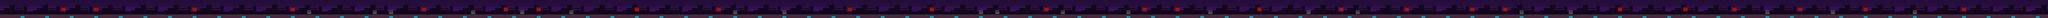

The image is a tile-based game level rendered from a .tmx file. Its description and source (layers, tilesets, objects; grid data summarised) follow:
An orthogonal 1000x9 tile map with 16x16 px tiles, 3 tile layers (Background, Floor, Obstacles), 3 tilesets and 84 objects.

<map version="1.2" tiledversion="1.3.2" orientation="orthogonal" renderorder="right-down" compressionlevel="0" width="1000" height="9" tilewidth="16" tileheight="16" infinite="0" nextlayerid="21" nextobjectid="132">
 <tileset firstgid="1" name="RooftopTIleset" tilewidth="16" tileheight="16" tilecount="16" columns="4">
  <image source="RooftopTIleset.png" width="64" height="64" />
 </tileset>
 <tileset firstgid="17" name="RooftopLevelObstacles" tilewidth="16" tileheight="16" tilecount="36" columns="6">
  <image source="RooftopLevelObstacles.png" width="96" height="96" />
 </tileset>
 <tileset firstgid="53" name="citybackground" tilewidth="16" tileheight="16" tilecount="144" columns="16">
  <image source="citybackground.png" width="256" height="144" />
 </tileset>
 <layer id="17" name="Background" width="1000" height="9">
  <data>[9000 cells, 9000 non-empty, 144 distinct tile ids]</data>
 </layer>
 <layer id="1" name="Floor" width="1000" height="9">
  <data>[9000 cells, 2000 non-empty, 4 distinct tile ids]</data>
 </layer>
 <layer id="16" name="Obstacles" width="1000" height="9">
  <data>[9000 cells, 281 non-empty, 13 distinct tile ids]</data>
 </layer>
 <objectgroup id="19" name="ObstacleObjects">
  <object id="54" x="3046.5" y="90.5" width="19" height="21" />
  <object id="55" x="2918" y="91" width="19" height="21" />
  <object id="56" x="2405" y="90" width="19" height="21" />
  <object id="58" x="487" y="60" width="18" height="33.5" />
  <object id="59" x="742.5" y="59.75" width="18" height="33.5" />
  <object id="60" x="1511" y="58.25" width="18" height="33.5" />
  <object id="61" x="2279" y="59.25" width="18" height="33.5" />
  <object id="94" x="3685.83" y="89.5" width="19" height="21" />
  <object id="95" x="4071.17" y="92.8333" width="19" height="21" />
  <object id="96" x="4454.5" y="90.1667" width="19" height="21" />
  <object id="97" x="5735.17" y="93.5" width="19" height="21" />
  <object id="98" x="6118.5" y="91.5" width="19" height="21" />
  <object id="99" x="7654.5" y="91.5" width="19" height="21" />
  <object id="100" x="7782.5" y="90.1667" width="19" height="21" />
  <object id="101" x="8294.5" y="90.1667" width="19" height="21" />
  <object id="102" x="8806.5" y="90.8333" width="19" height="21" />
  <object id="103" x="9446.5" y="90.8333" width="19" height="21" />
  <object id="104" x="10215.2" y="90.8333" width="19" height="21" />
  <object id="105" x="10598.5" y="90.1667" width="19" height="21" />
  <object id="106" x="11878.5" y="90.1667" width="19" height="21" />
  <object id="107" x="12262.5" y="90.1667" width="19" height="21" />
  <object id="108" x="13798.5" y="90.1667" width="19" height="21" />
  <object id="109" x="14310.5" y="90.1667" width="19" height="21" />
  <object id="110" x="14949.8" y="90.1667" width="19" height="21" />
  <object id="111" x="3303" y="60.25" width="18" height="33.5" />
  <object id="112" x="3943" y="59.9167" width="18" height="33.5" />
  <object id="113" x="4199" y="59.9167" width="18" height="33.5" />
  <object id="114" x="4966.67" y="59.25" width="18" height="33.5" />
  <object id="115" x="5607" y="59.9167" width="18" height="33.5" />
  <object id="116" x="6631.33" y="59.25" width="18" height="33.5" />
  <object id="117" x="7270.67" y="59.25" width="18" height="33.5" />
  <object id="118" x="8166.33" y="59.5833" width="18" height="33.5" />
  <object id="119" x="8935" y="59.25" width="18" height="33.5" />
  <object id="120" x="9191" y="59.25" width="18" height="33.5" />
  <object id="121" x="9830.67" y="59.5833" width="18" height="33.5" />
  <object id="122" x="10471" y="60.25" width="18" height="33.5" />
  <object id="123" x="10983" y="59.5833" width="18" height="33.5" />
  <object id="124" x="11495.3" y="59.25" width="18" height="33.5" />
  <object id="125" x="11751" y="59.25" width="18" height="33.5" />
  <object id="126" x="12647" y="59.9167" width="18" height="33.5" />
  <object id="127" x="13158.3" y="59.5833" width="18" height="33.5" />
  <object id="128" x="13543" y="59.25" width="18" height="33.5" />
  <object id="129" x="14055" y="59.25" width="18" height="33.5" />
  <object id="130" x="14567.3" y="59.5833" width="18" height="33.5" />
  <object id="131" x="15335" y="59.5833" width="18" height="33.5" />
 </objectgroup>
 <objectgroup id="20" name="EnemySpawns">
  <object id="47" x="608" y="112" />
  <object id="48" x="864" y="112" />
  <object id="49" x="1248" y="112" />
  <object id="50" x="1376" y="112" />
  <object id="51" x="1632" y="112" />
  <object id="52" x="1760" y="112" />
  <object id="53" x="1888" y="112" />
  <object id="62" x="2656" y="112" />
  <object id="63" x="3424" y="112" />
  <object id="64" x="4704" y="112" />
  <object id="65" x="4832" y="112" />
  <object id="66" x="5216" y="112" />
  <object id="67" x="5472" y="112" />
  <object id="68" x="5984" y="112" />
  <object id="69" x="6368" y="112" />
  <object id="70" x="6880" y="112" />
  <object id="71" x="7136" y="112" />
  <object id="72" x="7392" y="112" />
  <object id="73" x="7904" y="112" />
  <object id="74" x="8544" y="112" />
  <object id="75" x="9056" y="112" />
  <object id="76" x="9696" y="112" />
  <object id="77" x="10080" y="112" />
  <object id="78" x="10720" y="112" />
  <object id="79" x="10848" y="112" />
  <object id="80" x="11232" y="112" />
  <object id="81" x="11616" y="112" />
  <object id="82" x="12000" y="112" />
  <object id="83" x="12128" y="112" />
  <object id="84" x="12384" y="112" />
  <object id="85" x="12512" y="112" />
  <object id="86" x="12896" y="112" />
  <object id="87" x="13280" y="112" />
  <object id="88" x="13408" y="112" />
  <object id="89" x="14176" y="112" />
  <object id="90" x="14432" y="112" />
  <object id="91" x="14816" y="112" />
  <object id="92" x="15072" y="112" />
  <object id="93" x="15200" y="112" />
 </objectgroup>
</map>
